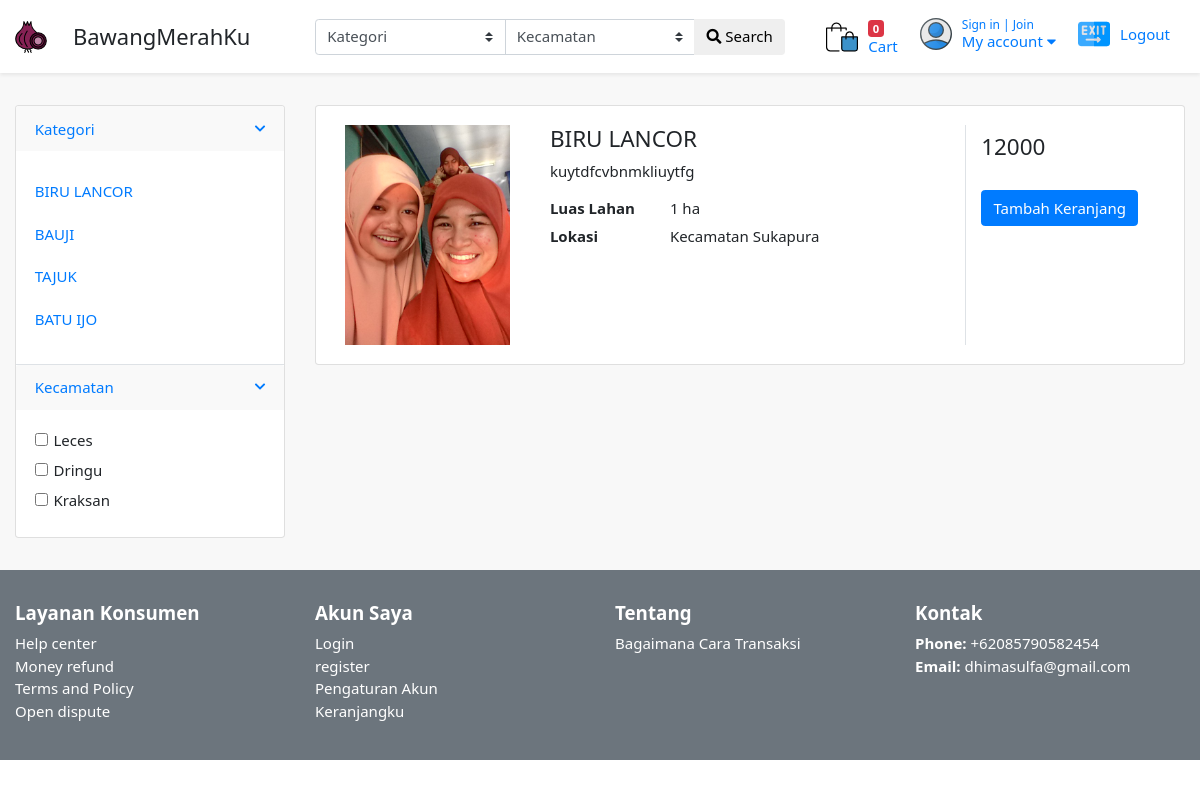
/index.php/tengkulak/listing/kategori/1, run on the app's committed database.
### tables this page shows
CREATE TABLE `categori` (
  `ctg_id` int(10) NOT NULL,
  `ctg_nama` varchar(50) NOT NULL
);

CREATE TABLE `barang` (
  `brg_id` int(10) NOT NULL,
  `brg_deskripsi` text NOT NULL,
  `brg_gambar` varchar(225) NOT NULL,
  `ctg_id` int(10) NOT NULL,
  `ptn_id` int(10) NOT NULL,
  `brg_berat` varchar(20) NOT NULL,
  `brg_luas` varchar(50) NOT NULL,
  `kec_id` int(10) NOT NULL
);

CREATE TABLE `kecamatan` (
  `kec_id` int(11) NOT NULL,
  `kec_nama` varchar(100) NOT NULL
);

CREATE TABLE `harga` (
  `hrg_id` int(15) NOT NULL,
  `hrg_tanggal` date NOT NULL,
  `hrg_nilai` int(10) NOT NULL,
  `brg_id` int(10) NOT NULL,
  `hrg_status` varchar(10) NOT NULL,
  `ctg_id` int(10) NOT NULL
);

### application/controllers/tengkulak/Listing.php (called while the page is built, shortened)
<?php
class Listing extends CI_Controller {
    public function __construct()
    {
        $this->load->model("tengkulak_model");
        $this->load->library('form_validation');
    }
    public function kategori($id)
    {
        $data["list"] = $this->tengkulak_model->getQ('select * from categori, kecamatan, barang, harga where barang.ctg_id = categori.ctg_id
         and barang.kec_id = kecamatan.kec_id and harga.brg_id = barang.brg_id and harga.hrg_status = 1 and barang.ctg_id = '.$id);
         $data["kategori"] = $this->tengkulak_model->getAll('categori');
        $this->load->view("tengkulak/lkategori", $data);
    }
}

### index.php (called while the page is built, shortened)
<?php
require_once BASEPATH.'core/CodeIgniter.php';

### application/models/Tengkulak_model.php (called while the page is built, shortened)
<?php defined('BASEPATH') OR exit('No direct script access allowed');
class Tengkulak_model extends CI_Model
{
    public function getAll($table)
    {
        return $this->db->get($table)->result();
    }
    public function getQ($q)
    {
        return $this->db->query($q)->result();
    }
}

### application/views/tengkulak/lkategori.php (the view, shortened to what this page needs)
<section class="section-content bg padding-y">
<div class="container">
<div class="row">
	<aside class="col-sm-3">
<div class="card card-filter">
	<article class="card-group-item">
		<header class="card-header">
			<a class="" aria-expanded="true" href="#" data-toggle="collapse" data-target="#collapse22">
				<i class="icon-action fa fa-chevron-down"></i>
				<h6 class="title">Kategori</h6>
			</a>
		</header>
		<div style="" class="filter-content collapse show" id="collapse22">
			<div class="card-body">
				<ul class="list-unstyled list-lg">
				<?php foreach ($kategori as $kt): ?>
	<li class="nav-item <?php echo $this->uri->segment(2) == '' ? 'active': '' ?>">
		<li> <a href="<?php echo site_url('tengkulak/listing/kategori/'.$kt->ctg_id) ?>"> <?php echo $kt->ctg_nama ?> </a></li>
	</li>
		<?php endforeach; ?>
				</ul>
			</div>
		</div>
	</article>
	<article class="card-group-item">
		<header class="card-header">
			<a href="#" data-toggle="collapse" data-target="#collapse44">
				<i class="icon-action fa fa-chevron-down"></i>
				<h6 class="title">Kecamatan </h6>
			</a>
		</header>
		<div class="filter-content collapse show" id="collapse44">
			<div class="card-body">
			<form>
				<label class="form-check">
				  <input class="form-check-input" value="" type="checkbox">
				  <span class="form-check-label">
				    Leces
				  </span>
				</label>
				<label class="form-check">
				  <input class="form-check-input" value="" type="checkbox">
				  <span class="form-check-label">
				    Dringu
				  </span>
				</label>
				<label class="form-check">
				  <input class="form-check-input" value="" type="checkbox">
				  <span class="form-check-label">
				    Kraksan
				  </span>
				</label>
			</form>
			</div>
		</div>
	</article>
</div>
	</aside>
	<main class="col-sm-9">
	<?php foreach ($list as $ls): ?>
<article class="card card-product">
	<div class="card-body">
	<div class="row">
		<aside class="col-sm-3">
			<div class="img-wrap"><img src="<?php echo base_url('/upload/product/').$ls->brg_gambar ?>"></div>
		</aside>
		<article class="col-sm-6">
				<h4 class="title"> <?php echo $ls->ctg_nama ?> </h4>
				<p> <?php echo $ls->brg_deskripsi ?> </p>
				<dl class="dlist-align">
				  <dt>Luas Lahan</dt>
				  <dd><?php echo $ls->brg_luas ?></dd>
				</dl>
				<dl class="dlist-align">
				  <dt>Lokasi</dt>
				  <dd><?php echo $ls->kec_nama ?></dd>
				</dl>
		</article>
		<aside class="col-sm-3 border-left">
			<div class="action-wrap">
				<div class="price-wrap h4">
					<span class="price"><?php echo $ls->hrg_nilai ?></span>
				</div>
				<br>
				<p>
					<a href="#" class="btn btn-primary"> Tambah Keranjang </a>
				</p>
			</div>
		</aside>
	</div>
	</div>
</article>
<?php endforeach; ?>
	</main>
</div>
</div>
</section>

### asets/assets/css/ui.css (style rules this page uses)
html { font-size: 15px; }
.img-wrap { text-align: center; display: block; }
.img-wrap img { max-width: 100%; }
.padding-y { padding-top: 32px; padding-bottom: 32px; }
article:after, .form-group:after { display: block; clear: both; content: ""; }
.bg { background-color: #f8f8f8 !important; }
[class*="dlist-"] { margin-bottom: 5px; }
[class*="dlist-"] dd { margin-bottom: 0; }
.dlist-align dt { width: 90px; float: left; word-wrap: break-word; }
.dlist-align dd { margin-left: 120px; vertical-align: baseline; }
[class*="list-"] li:after { visibility: hidden; display: block; content: ""; overflow: hidden; height: 0; clear: both; }
.list-lg li { margin-bottom: 10px; }
.card-product { margin-bottom: 1rem; }
.card-product:after { content: ""; display: table; clear: both; visibility: hidden; }
.card-product .img-wrap { border-radius: 0.2rem 0.2rem 0 0; overflow: hidden; position: relative; height: 220px; text-align: center; }
.card-product .img-wrap img { max-height: 100%; max-width: 100%; width: auto; display: inline-block; -o-object-fit: cover; object-fit: cover; }
.card-product .action-wrap { padding-top: 4px; margin-top: 4px; }
.card-product .title { margin-top: 0; }
.card .img-wrap { overflow: hidden; }
.price-new, .price { margin-right: 5px; }
.icon-action { margin-top: 5px; float: right; font-size: 80%; }
.card-header .title { margin-bottom: 0; line-height: 1.5; }
.card-group-item { border-bottom: 1px solid #dee2e6; }
.card-group-item .card-header { border-bottom: 0; background-color: #f9f9f9; }
.card-group-item:last-child { border-bottom: 0; }

### data on the page
categori: ctg_nama "BIRU LANCOR", barang.brg_gambar (picture), barang.brg_deskripsi "kuytdfcvbnmkliuytfg", barang.brg_luas "1 ha", kecamatan.kec_nama "Kecamatan Sukapura", harga.hrg_nilai "12000"
categori: ctg_nama "BAUJI"
categori: ctg_nama "TAJUK"
categori: ctg_nama "BATU IJO"
